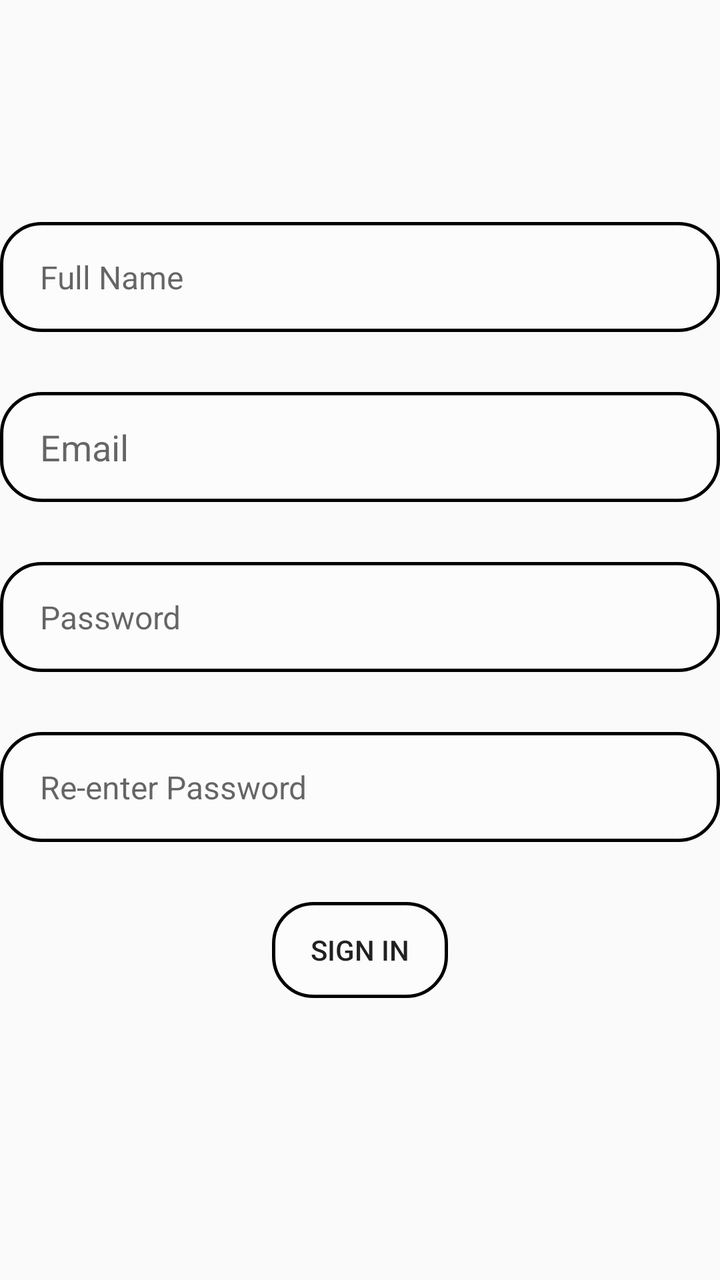
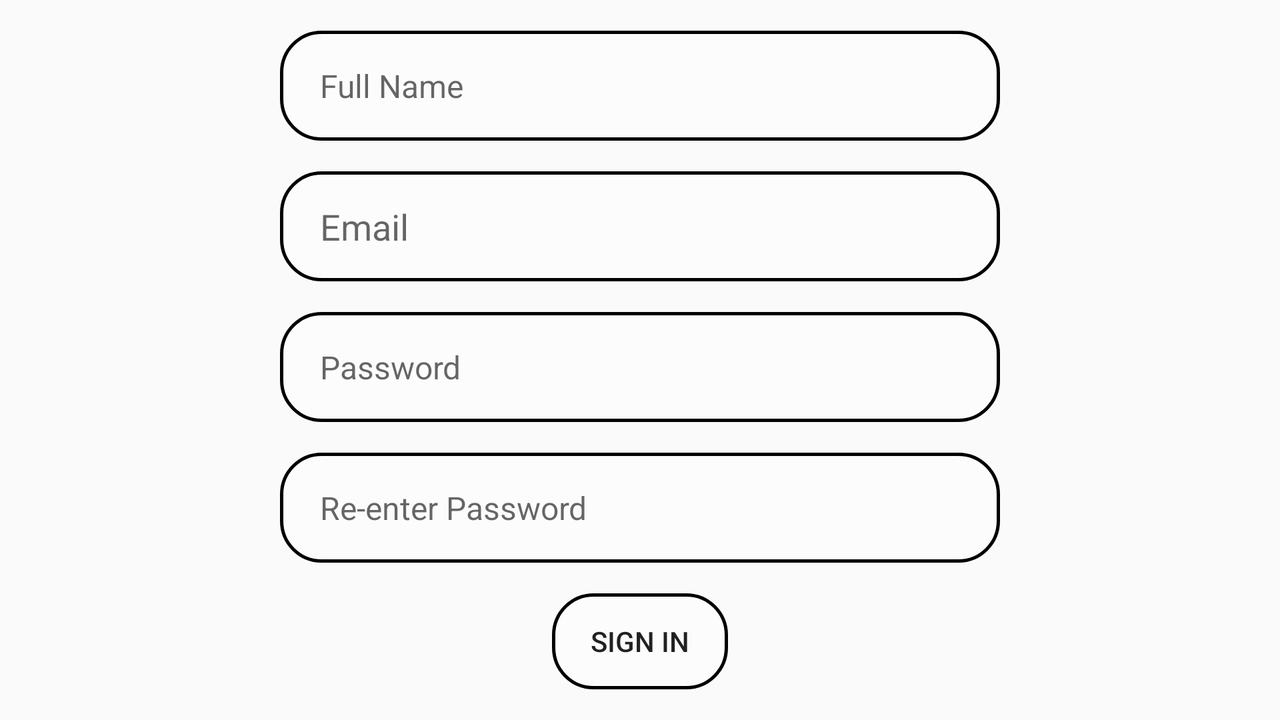

Compare how this app lays out the same screen by default and in its alternative resource folder. The renders come first, then the two layout files and the values they reference.
<!-- AndroidManifest.xml: application theme Theme.DearDairy -->
<!-- res/layout/signin_page_activity.xml -->
<?xml version="1.0" encoding="utf-8"?>
<androidx.constraintlayout.widget.ConstraintLayout xmlns:android="http://schemas.android.com/apk/res/android"
    xmlns:app="http://schemas.android.com/apk/res-auto"
    android:layout_width="match_parent"
    android:layout_height="match_parent"
    style="@style/LoginSignupBackground">


    <EditText
        android:id="@+id/fullNameTextView"
        style="@style/InputBoxStyle"
        android:layout_marginBottom="30dp"
        android:autofillHints="Full Name"
        android:ems="10"
        android:hint="@string/full_name"
        android:inputType="text"
        android:textSize="16sp"
        app:layout_constraintBottom_toTopOf="@+id/emailTextView"
        app:layout_constraintEnd_toEndOf="parent"
        app:layout_constraintHorizontal_bias="0.5"
        app:layout_constraintStart_toStartOf="parent"
        app:layout_constraintTop_toTopOf="parent"
        app:layout_constraintVertical_chainStyle="packed" />

    <EditText
        android:id="@+id/emailTextView"
        style="@style/InputBoxStyle"
        android:layout_marginBottom="30dp"
        android:autofillHints="Email"
        android:ems="10"
        android:hint="@string/email"
        android:inputType="textEmailAddress"
        android:textAlignment="viewStart"
        app:layout_constraintBottom_toTopOf="@+id/passwordTextView"
        app:layout_constraintEnd_toEndOf="parent"
        app:layout_constraintHorizontal_bias="0.5"
        app:layout_constraintStart_toStartOf="parent"
        app:layout_constraintTop_toBottomOf="@+id/fullNameTextView" />

    <EditText
        android:id="@+id/passwordTextView"
        style="@style/InputBoxStyle"
        android:layout_marginBottom="30dp"
        android:autofillHints="Password"
        android:ems="10"
        android:hint="@string/password"
        android:inputType="textPassword"
        android:textSize="16sp"
        app:layout_constraintBottom_toTopOf="@+id/re_passwordTextView"
        app:layout_constraintEnd_toEndOf="parent"
        app:layout_constraintHorizontal_bias="0.5"
        app:layout_constraintStart_toStartOf="parent"
        app:layout_constraintTop_toBottomOf="@+id/emailTextView" />

    <EditText
        android:id="@+id/re_passwordTextView"
        style="@style/InputBoxStyle"
        android:layout_marginBottom="30dp"
        android:autofillHints="Password"
        android:ems="10"
        android:hint="@string/re_enter_password"
        android:inputType="textPassword"
        android:textSize="16sp"
        app:layout_constraintBottom_toTopOf="@+id/signinButton"
        app:layout_constraintEnd_toEndOf="parent"
        app:layout_constraintHorizontal_bias="0.5"
        app:layout_constraintStart_toStartOf="parent"
        app:layout_constraintTop_toBottomOf="@+id/passwordTextView" />

    <Button
        android:id="@+id/signinButton"
        android:layout_width="wrap_content"
        android:layout_height="wrap_content"
        android:layout_marginBottom="30dp"
        android:background="@drawable/btn_design"
        android:text="@string/sign_in"
        app:layout_constraintBottom_toBottomOf="parent"
        app:layout_constraintEnd_toEndOf="parent"
        app:layout_constraintHorizontal_bias="0.5"
        app:layout_constraintStart_toStartOf="parent"
        app:layout_constraintTop_toBottomOf="@+id/re_passwordTextView" />

</androidx.constraintlayout.widget.ConstraintLayout>
<!-- resources referenced by this layout -->
<resources>
  <!-- drawable btn_design (drawable) -->
  <?xml version="1.0" encoding="utf-8"?>
  <shape android:shape="rectangle" xmlns:android="http://schemas.android.com/apk/res/android">
  
          <corners android:radius="20dp" />
          <stroke android:width="1.5dp" />
          <solid android:color="#80FFFFFF"/>
  
  </shape>
  <string name="email">Email</string>
  <string name="full_name">Full Name</string>
  <string name="password">Password</string>
  <string name="re_enter_password">Re-enter Password</string>
  <string name="sign_in">Sign In</string>
  <style name="InputBoxStyle">
              <item name="android:layout_width">360dp</item>
              <item name="android:layout_height">55dp</item>
              <item name="android:background">@drawable/btn_design </item>
              <item name="android:textColor">@color/white</item>
              <item name="android:paddingHorizontal">20dp</item>
              
          </style>
  <style name="LoginSignupBackground">
      <item name="android:background">@drawable/android_background_img</item>
  </style>
  <style name="Theme.DearDairy" parent="Base.Theme.DearDairy" />
  <style name="Base.Theme.DearDairy" parent="Theme.AppCompat.DayNight.DarkActionBar">
          
          
      </style>
</resources>
<!-- res/layout-land/signin_page_activity.xml (the repository's variant of the layout above) -->
<!-- drawn on the phone turned sideways -->
<?xml version="1.0" encoding="utf-8"?>
<androidx.constraintlayout.widget.ConstraintLayout xmlns:android="http://schemas.android.com/apk/res/android"
    xmlns:app="http://schemas.android.com/apk/res-auto"
    android:layout_width="match_parent"
    android:layout_height="match_parent"
    style="@style/LoginSignupBackground">



    <EditText
        android:id="@+id/editTextText"
        style="@style/InputBoxStyle"
        android:autofillHints="Full Name"
        android:ems="10"
        android:hint="@string/full_name"
        android:inputType="text"
        android:textSize="16sp"
        app:layout_constraintBottom_toTopOf="@+id/editTextTextEmailAddress"
        app:layout_constraintEnd_toEndOf="parent"
        app:layout_constraintHorizontal_bias="0.5"
        app:layout_constraintStart_toStartOf="parent"
        app:layout_constraintTop_toTopOf="parent"
        app:layout_constraintVertical_bias="0.5" />

    <EditText
        android:id="@+id/editTextText2"
        style="@style/InputBoxStyle"
        android:autofillHints="Password"
        android:ems="10"
        android:hint="@string/password"
        android:inputType="textPassword"
        android:textSize="16sp"
        app:layout_constraintBottom_toTopOf="@+id/editTextText3"
        app:layout_constraintEnd_toEndOf="parent"
        app:layout_constraintHorizontal_bias="0.5"
        app:layout_constraintStart_toStartOf="parent"
        app:layout_constraintTop_toBottomOf="@+id/editTextTextEmailAddress"
        app:layout_constraintVertical_bias="0.5" />

    <EditText
        android:id="@+id/editTextText3"
        style="@style/InputBoxStyle"
        android:autofillHints="Password"
        android:ems="10"
        android:hint="@string/re_enter_password"
        android:inputType="textPassword"
        android:textSize="16sp"
        app:layout_constraintBottom_toTopOf="@+id/button"
        app:layout_constraintEnd_toEndOf="parent"
        app:layout_constraintHorizontal_bias="0.5"
        app:layout_constraintStart_toStartOf="parent"
        app:layout_constraintTop_toBottomOf="@+id/editTextText2"
        app:layout_constraintVertical_bias="0.5" />

    <EditText
        android:id="@+id/editTextTextEmailAddress"
        style="@style/InputBoxStyle"
        android:autofillHints="Email"
        android:ems="10"
        android:hint="@string/email"
        android:inputType="textEmailAddress"
        android:textAlignment="viewStart"
        app:layout_constraintBottom_toTopOf="@+id/editTextText2"
        app:layout_constraintEnd_toEndOf="parent"
        app:layout_constraintHorizontal_bias="0.5"
        app:layout_constraintStart_toStartOf="parent"
        app:layout_constraintTop_toBottomOf="@+id/editTextText"
        app:layout_constraintVertical_bias="0.5" />

    <Button
        android:id="@+id/button"
        android:layout_width="wrap_content"
        android:layout_height="wrap_content"
        android:background="@drawable/btn_design"
        android:text="@string/sign_in"
        app:layout_constraintBottom_toBottomOf="parent"
        app:layout_constraintEnd_toEndOf="parent"
        app:layout_constraintHorizontal_bias="0.5"
        app:layout_constraintStart_toStartOf="parent"
        app:layout_constraintTop_toBottomOf="@+id/editTextText3"
        app:layout_constraintVertical_bias="0.5" />

</androidx.constraintlayout.widget.ConstraintLayout>
